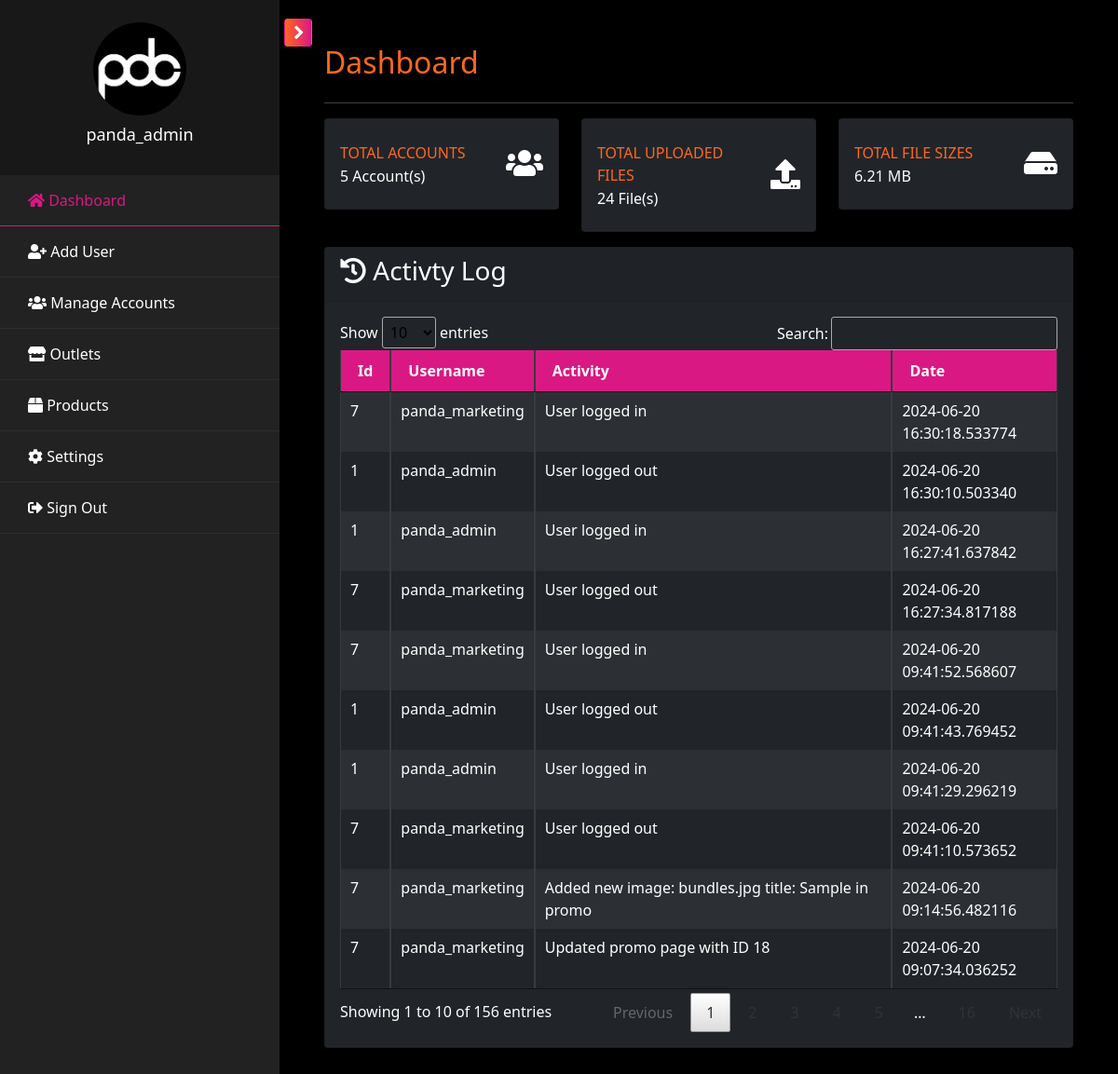
The app's page /pages/admin/admin.dashboard.php (signed in), older data.
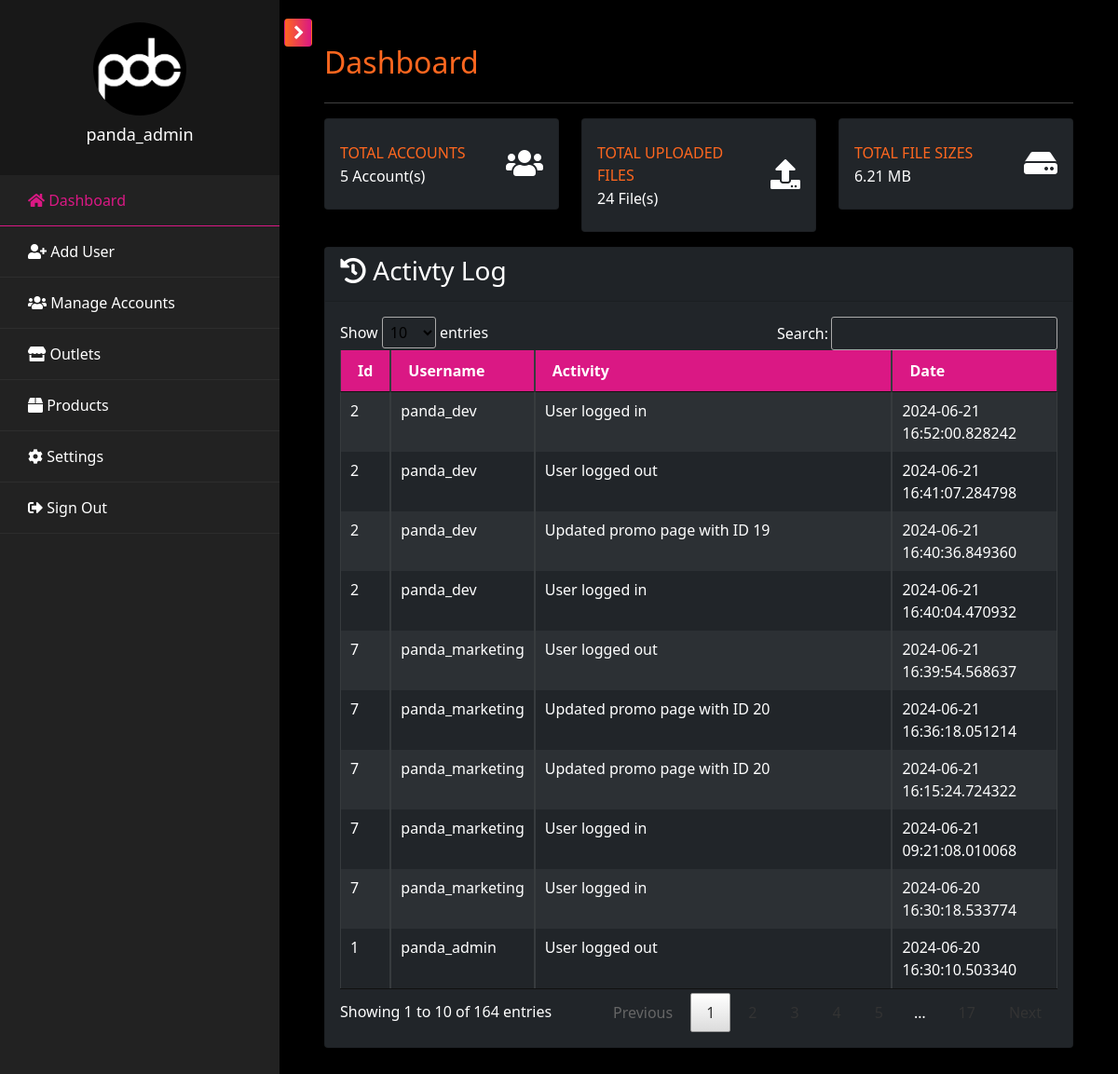
The same page, newer data.
### tables this page shows
CREATE TABLE `tbl_activity` (
  `id` int(100) NOT NULL,
  `user_id` varchar(100) NOT NULL,
  `activity` varchar(2000) NOT NULL,
  `type` varchar(100) NOT NULL,
  `date_posted` datetime(6) NOT NULL DEFAULT current_timestamp(6)
);

CREATE TABLE `tbl_user` (
  `id` int(11) NOT NULL,
  `username` varchar(100) NOT NULL,
  `password` varchar(255) NOT NULL,
  `role` enum('admin','support','dev','marketing','hr','outlet') NOT NULL,
  `branch` varchar(100) DEFAULT NULL,
  `status` enum('Active','Inactive') NOT NULL DEFAULT 'Active',
  `created` datetime(6) DEFAULT current_timestamp(6),
  `updated` datetime(6) DEFAULT current_timestamp(6) ON UPDATE current_timestamp(6)
);

### pages/admin/admin.dashboard.php (the view, shortened to what the changed rows need)
<?php include('admin.header.php'); ?>
            <div id="content" class="p-4 p-md-5 pt-5">
                <h2 class="mb-4 text-orange">Dashboard</h2>
                <div class="row">
                    <div class="col-lg-4 col-md-6 col-sm-6 col-12 mb-3">
                        <div class="card py-2 bg-dark">
                            <div class="card-body">
                                <div class="row no-gutters align-items-center">
                                    <div class="col mr-0">
                                        <div class="text-xs font-weight-bold text-orange text-uppercase mb-1">Total Accounts</div>
                                        <div class="h6 mb-0">
                                            <?php
                                                $acc_qry = "SELECT COUNT(*) FROM tbl_user WHERE status='Active'";
                                                $result = mysqli_query($conn, $acc_qry) or die(mysqli_error($db));
                                                while ($row = mysqli_fetch_array($result)) {
                                                    if($row[0] <= 0) {
                                                        echo "0";
                                                    }
                                                    else {
                                                        echo "$row[0]";
                                                    }
                                                }
                                            ?>&nbsp;Account(s)
                                        </div>
                                    </div>
                                </div>
                            </div>
                        </div>
                    </div>
                </div>
                <div class="card bg-dark">
                    <div class="card-body">
                        <div class="table-responsive">
                            <table class="table table-bordered table-striped table-dark table-sm w-100" id="al_table">
                                <thead>
                                    <tr>
                                        <th>Id</th>
                                        <th>Username</th>
                                        <th>Activity</th>
                                        <th>Date</th>
                                    </tr>
                                </thead>
                                <tbody>
                                    <?php
                                        $activity_qry = mysqli_query($conn, "SELECT a.*, u.id as userid, u.username FROM tbl_activity a INNER JOIN tbl_user u ON a.user_id = u.id ORDER BY date_posted DESC");
                                        while($rows=mysqli_fetch_array($activity_qry)){
                                    ?>
                                        <tr>
                                            <td><?php echo $rows["userid"]; ?></td>
                                            <td><?php echo $rows["username"]; ?></td>
                                            <td><?php echo $rows["activity"]; ?></td>
                                            <td><?php echo $rows["date_posted"]; ?></td>
                                        </tr>
                                    <?php } ?>
                                </tbody>
                            </table>
                        </div>
                    </div>
                </div>
            </div>
<?php include('admin.footer.php'); ?>

Row changes from the older to the newer data that the page shows:
no longer on this page (row unchanged): tbl_activity: user "1", user.username "panda_admin", activity "User logged in", date_posted "2024-06-20 16:27:41.637842"
no longer on this page (row unchanged): tbl_activity: user "7", user.username "panda_marketing", activity "User logged out", date_posted "2024-06-20 16:27:34.817188"
no longer on this page (row unchanged): tbl_activity: user "7", user.username "panda_marketing", activity "User logged in", date_posted "2024-06-20 09:41:52.568607"
no longer on this page (row unchanged): tbl_activity: user "1", user.username "panda_admin", activity "User logged out", date_posted "2024-06-20 09:41:43.769452"
no longer on this page (row unchanged): tbl_activity: user "1", user.username "panda_admin", activity "User logged in", date_posted "2024-06-20 09:41:29.296219"
no longer on this page (row unchanged): tbl_activity: user "7", user.username "panda_marketing", activity "User logged out", date_posted "2024-06-20 09:41:10.573652"
no longer on this page (row unchanged): tbl_activity: user "7", user.username "panda_marketing", activity "Added new image: bundles.jpg title: Sample in promo", date_posted "2024-06-20 09:14:56.482116"
no longer on this page (row unchanged): tbl_activity: user "7", user.username "panda_marketing", activity "Updated promo page with ID 18", date_posted "2024-06-20 09:07:34.036252"
added tbl_activity: user "2", user.username "panda_dev", activity "User logged in", date_posted "2024-06-21 16:52:00.828242"
added tbl_activity: user "2", user.username "panda_dev", activity "User logged out", date_posted "2024-06-21 16:41:07.284798"
added tbl_activity: user "2", user.username "panda_dev", activity "Updated promo page with ID 19", date_posted "2024-06-21 16:40:36.849360"
added tbl_activity: user "2", user.username "panda_dev", activity "User logged in", date_posted "2024-06-21 16:40:04.470932"
added tbl_activity: user "7", user.username "panda_marketing", activity "User logged out", date_posted "2024-06-21 16:39:54.568637"
added tbl_activity: user "7", user.username "panda_marketing", activity "Updated promo page with ID 20", date_posted "2024-06-21 16:36:18.051214"
added tbl_activity: user "7", user.username "panda_marketing", activity "Updated promo page with ID 20", date_posted "2024-06-21 16:15:24.724322"
added tbl_activity: user "7", user.username "panda_marketing", activity "User logged in", date_posted "2024-06-21 09:21:08.010068"
Text that changed along with them:
text written by a page script: "Show entries Search: Showing 1 to 10 of 156 entries Previous 1 …" → "Show entries Search: Showing 1 to 10 of 164 entries Previous 1 …"
